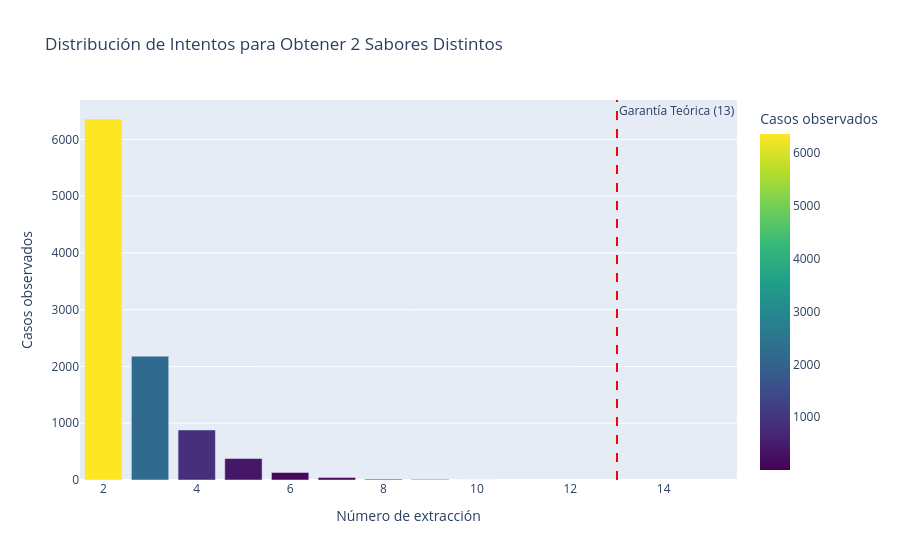

Notebook code cell kept with this figure:
### Markdown cell above
### 2. Visualización de Probabilidades (Plotly)

A diferencia del problema anterior (donde buscábamos el mismo sabor), aquí la probabilidad de éxito temprano es alta, pero la **garantía** (el 100% de seguridad) solo llega al intento 13.

### Code cell
import plotly.express as px

# Contamos la frecuencia de cada intento
distribucion = df_montecarlo['Intentos'].value_counts().sort_index().reset_index()
distribucion.columns = ['Intento_Numero', 'Frecuencia']

fig = px.bar(distribucion, x='Intento_Numero', y='Frecuencia',
             title='Distribución de Intentos para Obtener 2 Sabores Distintos',
             labels={'Intento_Numero': 'Número de extracción', 'Frecuencia': 'Casos observados'},
             color='Frecuencia', color_continuous_scale='Viridis')

# Marcamos el punto de garantía
fig.add_vline(x=13, line_dash="dash", line_color="red", 
              annotation_text="Garantía Teórica (13)")
fig.show()
fig.write_image(r"C:\Users\marco\Downloads\distribucion_intentos.png")

### Figure 1 — Plotly figure (JSON) as saved in the notebook; plotly's stock layout.template omitted (floating-point values rounded to 4 significant figures)
{"data": [{"hovertemplate": "Número de extracción=%{x}<br>Casos observados=%{marker.color}<extra></extra>", "legendgroup": "", "marker": {"color": [6359, 2182, 882, 378, 133, 43, 15, 7, 1], "coloraxis": "coloraxis", "pattern": {"shape": ""}}, "name": "", "orientation": "v", "showlegend": false, "textposition": "auto", "type": "bar", "x": [2, 3, 4, 5, 6, 7, 8, 9, 10], "xaxis": "x", "y": [6359, 2182, 882, 378, 133, 43, 15, 7, 1], "yaxis": "y"}], "layout": {"annotations": [{"showarrow": false, "text": "Garantía Teórica (13)", "x": 13, "xanchor": "left", "xref": "x", "y": 1, "yanchor": "top", "yref": "y domain"}], "barmode": "relative", "coloraxis": {"colorbar": {"title": {"text": "Casos observados"}}, "colorscale": [[0, "#440154"], [0.1111, "#482878"], [0.2222, "#3e4989"], [0.3333, "#31688e"], [0.4444, "#26828e"], [0.5556, "#1f9e89"], [0.6667, "#35b779"], [0.7778, "#6ece58"], [0.8889, "#b5de2b"], [1, "#fde725"]]}, "legend": {"tracegroupgap": 0}, "shapes": [{"line": {"color": "red", "dash": "dash"}, "type": "line", "x0": 13, "x1": 13, "xref": "x", "y0": 0, "y1": 1, "yref": "y domain"}], "title": {"text": "Distribución de Intentos para Obtener 2 Sabores Distintos"}, "xaxis": {"anchor": "y", "domain": [0, 1], "title": {"text": "Número de extracción"}}, "yaxis": {"anchor": "x", "domain": [0, 1], "title": {"text": "Casos observados"}}}}
